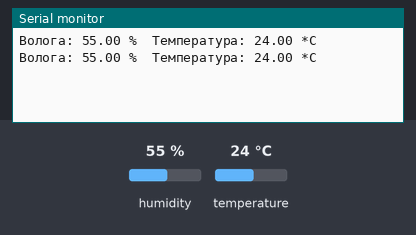
A sketch run on a simulated Arduino Uno, built with avr-gcc and run on an emulated ATmega328P. Shown: the last lines printed to the serial monitor. The test bench sets the inputs (shaded band); at power-on: humidity 55 %, temperature 24 °C.

Above: at 4.8 s.
4.9 s: humidity set to 22 %
At 6.6 s:
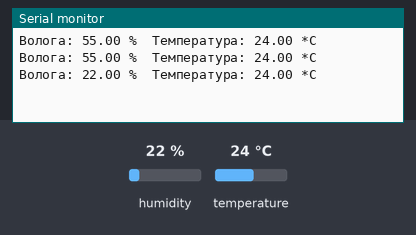
7.9 s: temperature set to 12 °C
At 9.0 s:
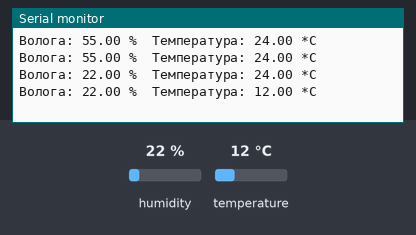
10.9 s: humidity set to 40 %
At 12.6 s:
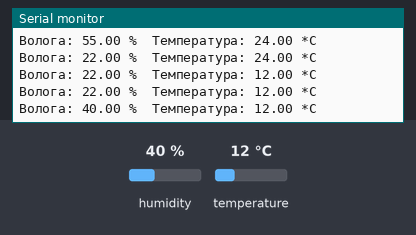
Timing chart, 0 to 14.1 s (numbered marks = the images above; inputs shaded):
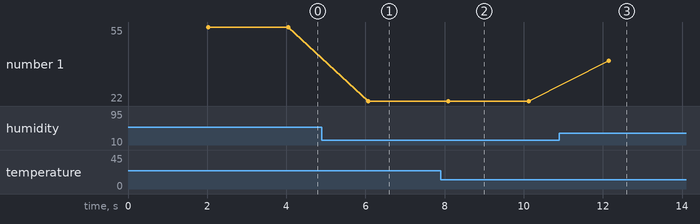

Measured:
- after the input at 4.9 s, the serial monitor: prints a new line after 1.2 s (image 1)
- after the input at 7.9 s, the serial monitor: prints a new line after 0.20 s (image 2)
- after the input at 10.9 s, the serial monitor: prints a new line after 1.2 s (image 3)
- plotted number 1: 55 → 22 after the input at 4.9 s, 22 → 40 after the input at 10.9 s

The sketch:

dh11.ino
```cpp
#include "DHT.h"
#define DHTPIN 2 // Тот самый номер пина, о котором упоминалось выше
// Одна из следующих строк закоментирована. Снимите комментарий, если подключаете датчик DHT11 к arduino
DHT dht(DHTPIN, DHT11); //Инициация датчика
//DHT dht(DHTPIN, DHT11);
void setup() {
  Serial.begin(9600);
  dht.begin();
}
void loop() {
  delay(2000); // 2 секунды задержки
  float h = dht.readHumidity(); //Измеряем влажность
  float t = dht.readTemperature(); //Измеряем температуру
  if (isnan(h) || isnan(t)) {  // Проверка. Если не удается считать показания, выводится «Ошибка считывания», и программа завершает работу
    Serial.println("Помилка");
    return;
  }
  Serial.print("Волога: ");
  Serial.print(h);
  Serial.print(" %\t");
  Serial.print("Температура: ");
  Serial.print(t);
  Serial.println(" *C "); //Вывод показателей на экран
}
```
